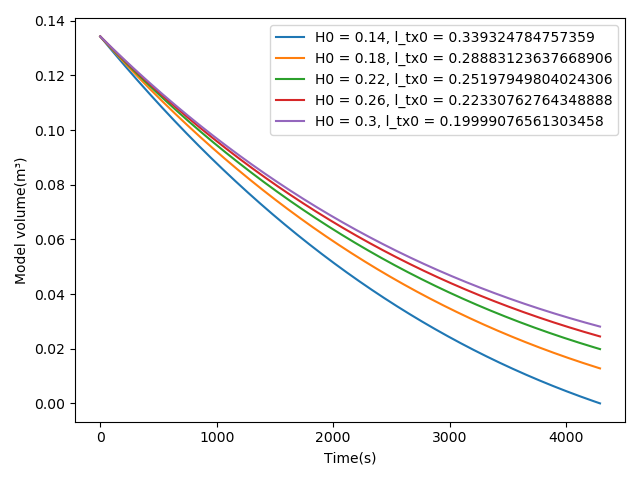

This chart was generated by the following Python code:
import math
import numpy as np
import scipy.optimize
import matplotlib.pyplot as plt


def get_b0(H):
    A = (2.5 * math.pi - 5 / 3) * H
    B = H / 3
    C = 2 * H / 15 - 0.13424
    return scipy.optimize.fsolve(lambda x: A * x ** 2 + B * x + C, 0)[0]


def ellipse_platform(a, b0, H0, t_Data):
    V_Data = []
    for t in t_Data:
        b, H = get_params(H0, b0, delta_l, t)
        V_Data.append(2.5 * math.pi * H * b ** 2 + (5 * a ** 2 + 5 * a * b - 10 * b ** 2) * H / 6)
    return V_Data


def get_params(H0, b0, delta_l, t):
    H = H0 - delta_l * t
    b = b0 - delta_l * t
    return b, H


a = 0.4
H0_data = np.linspace(0.14, 0.3, 5)
e_b = math.pi * 2.5 * a ** 2
delta_l = 0.005 * 18.7 * e_b / 3600
t_data = np.linspace(0, 10000, 10000)
H_test = H0_data[0]
b_test = get_b0(H_test)
t_max = 0

# Determine the range of t
for t in t_data:
    b, H = get_params(H_test, b_test, delta_l, t)
    if 2.5 * math.pi * H * b ** 2 + (5 * a ** 2 + 5 * a * b - 10 * b ** 2) * H / 6 <= 0:
        t_max = int(t)
        break
t_data = np.linspace(0, t_max, 10 * t_max)

# draw the function image
plt.xlabel(u'Time(s)')
plt.ylabel(u'Model volume(m³)')
for H0 in H0_data:
    b0 = get_b0(H0)
    plt.plot(t_data, ellipse_platform(a, b0, H0, t_data), label='H0 = {}, l_tx0 = {}'.format(H0, b0))
plt.legend()
plt.show()
